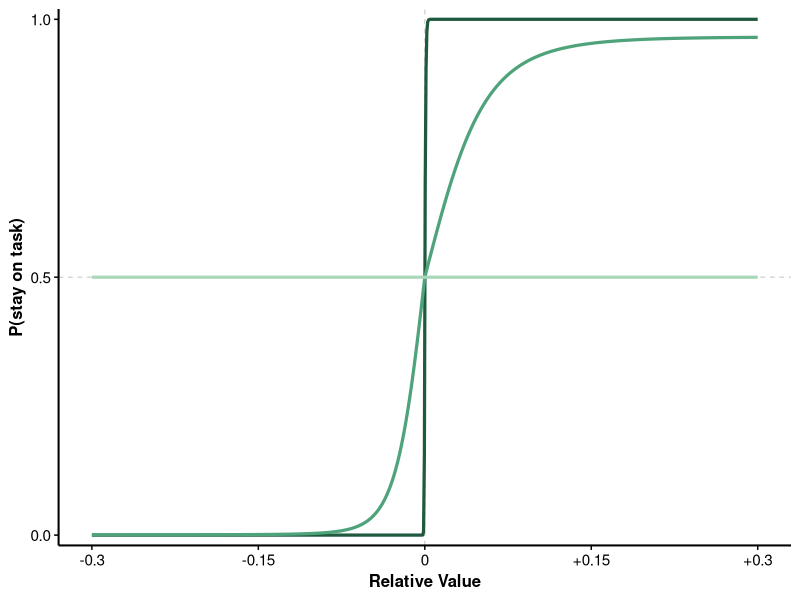

R code for this plot:
suppressPackageStartupMessages({
    library(ggplot2)
    library(dplyr)
    library(tidyr)
})

# ── Data ──────────────────────────────────────────────────────────────────────
# x-axis: raw reward r = Δloss (objective learning progress per step).
# The value function v(r) is applied inside the sigmoid, which is the only
# source of asymmetry between gains and losses:
#   v(r) = tanh(r/scale)                if r ≥ 0   (gain)
#   v(r) = lambda * tanh(r/scale)       if r < 0   (loss, weighted 2.25×)
# P(stay) = σ(v(r)/τ). Loss side of each curve drops ~λ times steeper than
# the gain side rises.
scale       <- 0.1
loss_weight <- 2.25
value_fn    <- function(r) ifelse(r >= 0, tanh(r / scale), loss_weight * tanh(r / scale))

x        <- seq(-0.3, 0.3, length.out = 800)
tau_vals <- c(0.005, 0.3, 1.0)
tau_lab  <- c("τ = 0.005", "τ = 0.3", "τ = 1.0")

df <- do.call(rbind, lapply(seq_along(tau_vals), function(i) {
    # Highest tau -> visually flat (random-switching regime)
    p_vals <- if (tau_vals[i] >= 1.0) rep(0.5, length(x))
              else 1 / (1 + exp(-value_fn(x) / tau_vals[i]))
    data.frame(
        x   = x,
        p   = p_vals,
        tau = factor(tau_lab[i], levels = tau_lab)
    )
}))

# Coral-green palette: dark → light (deterministic → random)
tau_colors <- setNames(c("#1f5a3e", "#4ea37a", "#a8d8b9"), tau_lab)

# ── Plot ──────────────────────────────────────────────────────────────────────
p <- ggplot(df, aes(x = x, y = p, colour = tau)) +
    geom_hline(yintercept = 0.5, colour = "grey80", linewidth = 0.4, linetype = "dashed") +
    geom_vline(xintercept = 0,   colour = "grey80", linewidth = 0.4, linetype = "dashed") +
    geom_line(linewidth = 1.1) +
    scale_colour_manual(values = tau_colors, name = NULL) +
    scale_x_continuous(
        name   = "Relative Value",
        breaks = c(-0.3, -0.15, 0, 0.15, 0.3),
        labels = c("-0.3", "-0.15", "0", "+0.15", "+0.3"),
        limits = c(-0.33, 0.33),
        expand = c(0, 0)
    ) +
    scale_y_continuous(
        name   = "P(stay on task)",
        limits = c(0, 1),
        breaks = c(0, 0.5, 1),
        expand = c(0.02, 0)
    ) +
    theme_classic(base_size = 13) +
    theme(
        axis.line        = element_line(colour = "black", linewidth = 0.7),
        axis.ticks       = element_line(colour = "black", linewidth = 0.5),
        axis.text        = element_text(colour = "black", size = 11),
        axis.title       = element_text(colour = "black", size = 12, face = "bold"),
        legend.position  = "none",
        plot.background  = element_rect(fill = "white", colour = NA),
        panel.background = element_rect(fill = "white", colour = NA),
    )

# ── Save ──────────────────────────────────────────────────────────────────────
out_dir <- file.path(getwd(), "analysis", "Final_analyses_and_plots", "Figures")

ggsave(file.path(out_dir, "pub_tau_plot.png"), p, width = 3.0, height = 2.6,
       dpi = 300)
cat("Saved: pub_tau_plot.png\n")
